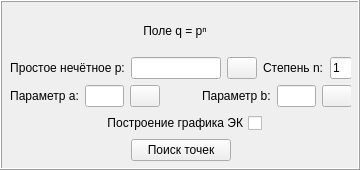
      <widget class="QFrame" name="frame">
       <property name="enabled">
        <bool>true</bool>
       </property>
       <property name="minimumSize">
        <size>
         <width>355</width>
         <height>170</height>
        </size>
       </property>
       <property name="frameShape">
        <enum>QFrame::Box</enum>
       </property>
       <property name="frameShadow">
        <enum>QFrame::Raised</enum>
       </property>
       <widget class="QWidget" name="gridLayoutWidget_2">
        <property name="geometry">
         <rect>
          <x>10</x>
          <y>10</y>
          <width>341</width>
          <height>151</height>
         </rect>
        </property>
        <layout class="QGridLayout" name="gridLayout_2" columnstretch="1,0,0,0,0,0,0">
         <item row="2" column="6">
          <widget class="QPushButton" name="parameterBButton">
           <property name="maximumSize">
            <size>
             <width>30</width>
             <height>16777215</height>
            </size>
           </property>
           <property name="toolTip">
            <string>Генерация случайного числа</string>
           </property>
           <property name="text">
            <string/>
           </property>
           <property name="icon">
            <iconset>
             <normaloff>play.png</normaloff>play.png</iconset>
           </property>
           <property name="autoDefault">
            <bool>true</bool>
           </property>
          </widget>
         </item>
         <item row="2" column="0">
          <widget class="QLabel" name="label_4">
           <property name="text">
            <string>Параметр a:</string>
           </property>
           <property name="alignment">
            <set>Qt::AlignCenter</set>
           </property>
          </widget>
         </item>
         <item row="4" column="0" colspan="7">
          <layout class="QHBoxLayout" name="horizontalLayout">
           <item>
            <widget class="QPushButton" name="searchPointButton">
             <property name="maximumSize">
              <size>
               <width>100</width>
               <height>16777215</height>
              </size>
             </property>
             <property name="text">
              <string>Поиск точек</string>
             </property>
             <property name="autoDefault">
              <bool>true</bool>
             </property>
            </widget>
           </item>
          </layout>
         </item>
         <item row="2" column="4">
          <widget class="QLabel" name="label_5">
           <property name="text">
            <string>Параметр b:</string>
           </property>
          </widget>
         </item>
         <item row="2" column="2">
          <widget class="QPushButton" name="parameterAButton">
           <property name="maximumSize">
            <size>
             <width>30</width>
             <height>16777215</height>
            </size>
           </property>
           <property name="toolTip">
            <string>Генерация случайного числа</string>
           </property>
           <property name="text">
            <string/>
           </property>
           <property name="icon">
            <iconset>
             <normaloff>play.png</normaloff>play.png</iconset>
           </property>
           <property name="autoDefault">
            <bool>true</bool>
           </property>
          </widget>
         </item>
         <item row="2" column="5">
          <widget class="QLineEdit" name="parameterBLineEdit">
           <property name="toolTip">
            <string>Число от -q до q</string>
           </property>
          </widget>
         </item>
         <item row="2" column="1">
          <widget class="QLineEdit" name="parameterALineEdit">
           <property name="toolTip">
            <string>Число от -q до q</string>
           </property>
          </widget>
         </item>
         <item row="3" column="0" colspan="7">
          <layout class="QHBoxLayout" name="horizontalLayout_8">
           <item>
            <spacer name="horizontalSpacer_45">
             <property name="orientation">
              <enum>Qt::Horizontal</enum>
             </property>
             <property name="sizeHint" stdset="0">
              <size>
               <width>40</width>
               <height>20</height>
              </size>
             </property>
            </spacer>
           </item>
           <item>
            <widget class="QCheckBox" name="graphCheckBox">
             <property name="layoutDirection">
              <enum>Qt::RightToLeft</enum>
             </property>
             <property name="text">
              <string>Построение графика ЭК</string>
             </property>
            </widget>
           </item>
           <item>
            <spacer name="horizontalSpacer_7">
             <property name="orientation">
              <enum>Qt::Horizontal</enum>
             </property>
             <property name="sizeHint" stdset="0">
              <size>
               <width>40</width>
               <height>20</height>
              </size>
             </property>
            </spacer>
           </item>
          </layout>
         </item>
         <item row="2" column="3">
          <spacer name="horizontalSpacer">
           <property name="orientation">
            <enum>Qt::Horizontal</enum>
           </property>
           <property name="sizeHint" stdset="0">
            <size>
             <width>100</width>
             <height>20</height>
            </size>
           </property>
          </spacer>
         </item>
         <item row="0" column="0" colspan="7">
          <layout class="QHBoxLayout" name="horizontalLayout_9">
           <item>
            <spacer name="horizontalSpacer_5">
             <property name="orientation">
              <enum>Qt::Horizontal</enum>
             </property>
             <property name="sizeHint" stdset="0">
              <size>
               <width>40</width>
               <height>20</height>
              </size>
             </property>
            </spacer>
           </item>
           <item>
            <widget class="QLabel" name="label_19">
             <property name="font">
              <font>
               <pointsize>9</pointsize>
              </font>
             </property>
             <property name="text">
              <string>Поле q = pⁿ</string>
             </property>
             <property name="alignment">
              <set>Qt::AlignCenter</set>
             </property>
            </widget>
           </item>
           <item>
            <widget class="QLabel" name="fieldLabel">
             <property name="text">
              <string/>
             </property>
            </widget>
           </item>
           <item>
            <spacer name="horizontalSpacer_6">
             <property name="orientation">
              <enum>Qt::Horizontal</enum>
             </property>
             <property name="sizeHint" stdset="0">
              <size>
               <width>40</width>
               <height>20</height>
              </size>
             </property>
            </spacer>
           </item>
          </layout>
         </item>
         <item row="1" column="0" colspan="7">
          <layout class="QHBoxLayout" name="horizontalLayout_27" stretch="0,0,0,0,0">
           <item>
            <widget class="QLabel" name="label_3">
             <property name="text">
              <string>Простое нечётное p:</string>
             </property>
             <property name="textFormat">
              <enum>Qt::AutoText</enum>
             </property>
             <property name="alignment">
              <set>Qt::AlignCenter</set>
             </property>
            </widget>
           </item>
           <item>
            <widget class="QLineEdit" name="primeLineEdit">
             <property name="minimumSize">
              <size>
               <width>90</width>
               <height>0</height>
              </size>
             </property>
             <property name="toolTip">
              <string>Простое число кроме 2 и 3 и меньше 32768</string>
             </property>
             <property name="toolTipDuration">
              <number>-1</number>
             </property>
            </widget>
           </item>
           <item>
            <widget class="QPushButton" name="randomPrimeButton">
             <property name="maximumSize">
              <size>
               <width>30</width>
               <height>16777215</height>
              </size>
             </property>
             <property name="toolTip">
              <string>Генерация случайного простого числа</string>
             </property>
             <property name="text">
              <string/>
             </property>
             <property name="icon">
              <iconset>
               <normaloff>play.png</normaloff>play.png</iconset>
             </property>
             <property name="autoDefault">
              <bool>true</bool>
             </property>
            </widget>
           </item>
           <item>
            <widget class="QLabel" name="label_31">
             <property name="text">
              <string>Степень n:</string>
             </property>
            </widget>
           </item>
           <item>
            <widget class="QLineEdit" name="degreeLineEdit">
             <property name="maximumSize">
              <size>
               <width>30</width>
               <height>16777215</height>
              </size>
             </property>
             <property name="text">
              <string>1</string>
             </property>
            </widget>
           </item>
          </layout>
         </item>
        </layout>
       </widget>
      </widget>
